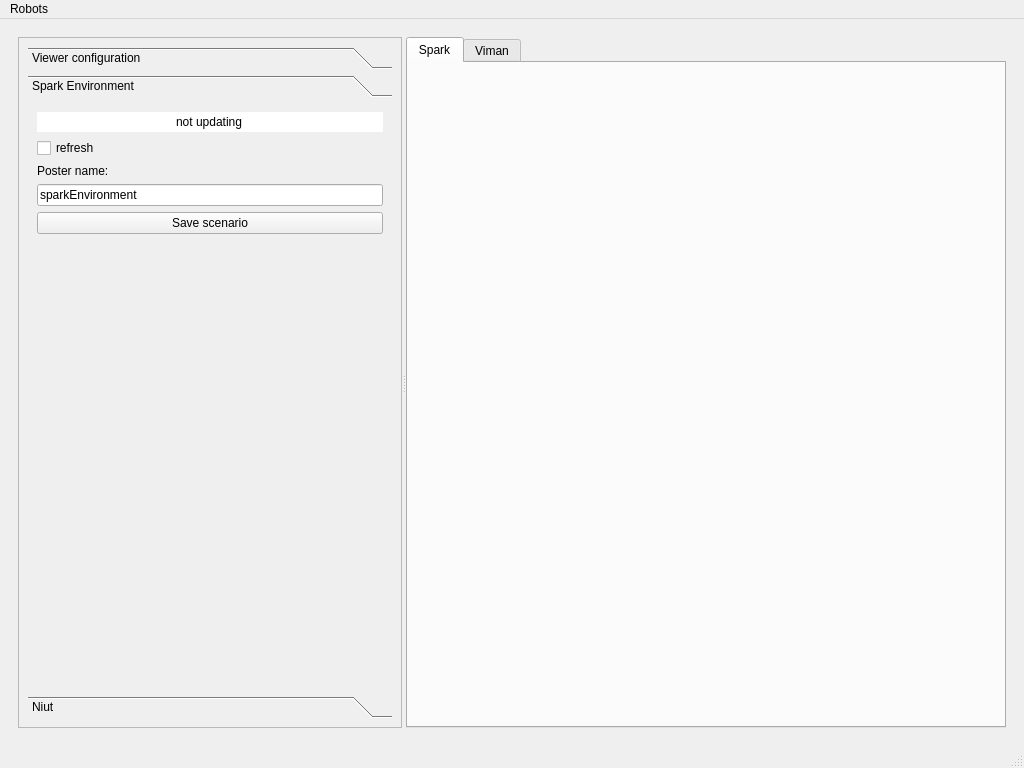
<?xml version="1.0" encoding="UTF-8"?>
<ui version="4.0">
 <class>MainWindowRemote</class>
 <widget class="QMainWindow" name="MainWindowRemote">
  <property name="geometry">
   <rect>
    <x>0</x>
    <y>0</y>
    <width>1024</width>
    <height>768</height>
   </rect>
  </property>
  <property name="sizePolicy">
   <sizepolicy hsizetype="Preferred" vsizetype="Preferred">
    <horstretch>0</horstretch>
    <verstretch>0</verstretch>
   </sizepolicy>
  </property>
  <property name="minimumSize">
   <size>
    <width>0</width>
    <height>0</height>
   </size>
  </property>
  <property name="windowTitle">
   <string>move3d-remote</string>
  </property>
  <widget class="QWidget" name="widget_2">
   <layout class="QHBoxLayout" name="horizontalLayout">
    <item>
     <widget class="QWidget" name="widget" native="true">
      <property name="sizePolicy">
       <sizepolicy hsizetype="Minimum" vsizetype="Preferred">
        <horstretch>0</horstretch>
        <verstretch>0</verstretch>
       </sizepolicy>
      </property>
      <property name="minimumSize">
       <size>
        <width>0</width>
        <height>0</height>
       </size>
      </property>
      <layout class="QHBoxLayout" name="horizontalLayout_2">
       <item>
        <widget class="QSplitter" name="splitter">
         <property name="orientation">
          <enum>Qt::Horizontal</enum>
         </property>
         <widget class="QScrollArea" name="scrollArea">
          <property name="sizePolicy">
           <sizepolicy hsizetype="Maximum" vsizetype="Expanding">
            <horstretch>0</horstretch>
            <verstretch>0</verstretch>
           </sizepolicy>
          </property>
          <property name="minimumSize">
           <size>
            <width>350</width>
            <height>0</height>
           </size>
          </property>
          <property name="maximumSize">
           <size>
            <width>600</width>
            <height>16777215</height>
           </size>
          </property>
          <property name="widgetResizable">
           <bool>true</bool>
          </property>
          <widget class="QWidget" name="scrollAreaWidgetContents">
           <property name="geometry">
            <rect>
             <x>0</x>
             <y>0</y>
             <width>380</width>
             <height>685</height>
            </rect>
           </property>
           <layout class="QVBoxLayout" name="verticalLayout">
            <item>
             <widget class="QToolBox" name="toolBox">
              <property name="sizePolicy">
               <sizepolicy hsizetype="Preferred" vsizetype="Preferred">
                <horstretch>0</horstretch>
                <verstretch>0</verstretch>
               </sizepolicy>
              </property>
              <property name="currentIndex">
               <number>1</number>
              </property>
              <widget class="QWidget" name="page_3">
               <property name="geometry">
                <rect>
                 <x>0</x>
                 <y>0</y>
                 <width>362</width>
                 <height>574</height>
                </rect>
               </property>
               <attribute name="label">
                <string>Viewer configuration</string>
               </attribute>
               <layout class="QHBoxLayout" name="horizontalLayout_6">
                <item>
                 <widget class="QScrollArea" name="scrollAreaViewer">
                  <property name="horizontalScrollBarPolicy">
                   <enum>Qt::ScrollBarAlwaysOff</enum>
                  </property>
                  <property name="widgetResizable">
                   <bool>true</bool>
                  </property>
                  <widget class="QWidget" name="scrollAreaWidgetContents_2">
                   <property name="geometry">
                    <rect>
                     <x>0</x>
                     <y>0</y>
                     <width>342</width>
                     <height>554</height>
                    </rect>
                   </property>
                   <layout class="QHBoxLayout" name="horizontalLayout_4">
                    <item>
                     <widget class="QWidget" name="widgetViewer" native="true">
                      <layout class="QVBoxLayout" name="verticalLayout_4">
                       <property name="margin">
                        <number>0</number>
                       </property>
                       <item>
                        <widget class="QGroupBox" name="threeDGroupBox">
                         <property name="title">
                          <string>3D Model</string>
                         </property>
                         <layout class="QGridLayout" name="gridLayout_13">
                          <item row="0" column="0">
                           <widget class="QCheckBox" name="checkBoxBB">
                            <property name="text">
                             <string>Bounding Boxes</string>
                            </property>
                           </widget>
                          </item>
                          <item row="1" column="0">
                           <widget class="QCheckBox" name="checkBoxGhosts">
                            <property name="text">
                             <string>Ghosts</string>
                            </property>
                           </widget>
                          </item>
                          <item row="0" column="1">
                           <widget class="QCheckBox" name="checkBoxJoints">
                            <property name="text">
                             <string>Joints</string>
                            </property>
                           </widget>
                          </item>
                          <item row="1" column="1">
                           <widget class="QCheckBox" name="checkBoxEnableLight">
                            <property name="text">
                             <string>Light Model</string>
                            </property>
                           </widget>
                          </item>
                         </layout>
                        </widget>
                       </item>
                       <item>
                        <widget class="QGroupBox" name="sceneGroupBox">
                         <property name="title">
                          <string>Scene</string>
                         </property>
                         <layout class="QGridLayout" name="gridLayout_11">
                          <item row="1" column="0">
                           <widget class="QCheckBox" name="checkBoxFloor">
                            <property name="text">
                             <string>Floor</string>
                            </property>
                           </widget>
                          </item>
                          <item row="4" column="0">
                           <widget class="QCheckBox" name="checkBoxTiles">
                            <property name="text">
                             <string>Tiles</string>
                            </property>
                           </widget>
                          </item>
                          <item row="4" column="1">
                           <widget class="QCheckBox" name="checkBoxShadows">
                            <property name="text">
                             <string>Shadow</string>
                            </property>
                           </widget>
                          </item>
                          <item row="6" column="1">
                           <widget class="QCheckBox" name="checkBoxAxis">
                            <property name="text">
                             <string>Axis</string>
                            </property>
                           </widget>
                          </item>
                          <item row="1" column="1">
                           <widget class="QCheckBox" name="checkBoxSmooth">
                            <property name="text">
                             <string>Smooth</string>
                            </property>
                           </widget>
                          </item>
                          <item row="5" column="1">
                           <widget class="QCheckBox" name="checkBoxFilaire">
                            <property name="text">
                             <string>Filaire</string>
                            </property>
                           </widget>
                          </item>
                          <item row="5" column="0">
                           <widget class="QCheckBox" name="checkBoxWalls">
                            <property name="text">
                             <string>Walls</string>
                            </property>
                           </widget>
                          </item>
                          <item row="6" column="0">
                           <widget class="QCheckBox" name="checkBoxContour">
                            <property name="text">
                             <string>Contours</string>
                            </property>
                           </widget>
                          </item>
                         </layout>
                        </widget>
                       </item>
                       <item>
                        <widget class="QGroupBox" name="lightGroupBox">
                         <property name="title">
                          <string>Light</string>
                         </property>
                         <layout class="QGridLayout" name="gridLayout_21">
                          <property name="leftMargin">
                           <number>0</number>
                          </property>
                          <item row="1" column="0">
                           <widget class="QWidget" name="widgetLightSliders" native="true">
                            <property name="sizePolicy">
                             <sizepolicy hsizetype="Preferred" vsizetype="Preferred">
                              <horstretch>0</horstretch>
                              <verstretch>0</verstretch>
                             </sizepolicy>
                            </property>
                            <layout class="QGridLayout" name="gridLayout_43">
                             <property name="leftMargin">
                              <number>0</number>
                             </property>
                             <property name="topMargin">
                              <number>0</number>
                             </property>
                             <property name="rightMargin">
                              <number>0</number>
                             </property>
                             <item row="0" column="0">
                              <widget class="QDoubleSpinBox" name="doubleSpinBoxLightX"/>
                             </item>
                             <item row="0" column="2">
                              <widget class="QSlider" name="horizontalSliderLightX">
                               <property name="maximum">
                                <number>1000</number>
                               </property>
                               <property name="orientation">
                                <enum>Qt::Horizontal</enum>
                               </property>
                              </widget>
                             </item>
                             <item row="1" column="0">
                              <widget class="QDoubleSpinBox" name="doubleSpinBoxLightY"/>
                             </item>
                             <item row="0" column="1">
                              <widget class="QLabel" name="label_X">
                               <property name="text">
                                <string>X</string>
                               </property>
                              </widget>
                             </item>
                             <item row="1" column="1">
                              <widget class="QLabel" name="label_Y">
                               <property name="text">
                                <string>Y</string>
                               </property>
                              </widget>
                             </item>
                             <item row="1" column="2">
                              <widget class="QSlider" name="horizontalSliderLightY">
                               <property name="maximum">
                                <number>1000</number>
                               </property>
                               <property name="orientation">
                                <enum>Qt::Horizontal</enum>
                               </property>
                              </widget>
                             </item>
                             <item row="2" column="0">
                              <widget class="QDoubleSpinBox" name="doubleSpinBoxLightZ"/>
                             </item>
                             <item row="2" column="1">
                              <widget class="QLabel" name="label_Z">
                               <property name="text">
                                <string>Z</string>
                               </property>
                              </widget>
                             </item>
                             <item row="2" column="2">
                              <widget class="QSlider" name="horizontalSliderLightZ">
                               <property name="maximum">
                                <number>1000</number>
                               </property>
                               <property name="orientation">
                                <enum>Qt::Horizontal</enum>
                               </property>
                              </widget>
                             </item>
                            </layout>
                           </widget>
                          </item>
                          <item row="0" column="0">
                           <widget class="QCheckBox" name="checkBoxDrawLightSource">
                            <property name="text">
                             <string>Draw Light Source</string>
                            </property>
                           </widget>
                          </item>
                         </layout>
                        </widget>
                       </item>
                       <item>
                        <widget class="QWidget" name="widgetLightButtons" native="true">
                         <layout class="QVBoxLayout" name="verticalLayout_22">
                          <item>
                           <widget class="QPushButton" name="pushButtonRestoreLight">
                            <property name="text">
                             <string>Restore Light</string>
                            </property>
                           </widget>
                          </item>
                         </layout>
                        </widget>
                       </item>
                       <item>
                        <widget class="QPushButton" name="pushButtonRestoreView">
                         <property name="sizePolicy">
                          <sizepolicy hsizetype="Minimum" vsizetype="Fixed">
                           <horstretch>0</horstretch>
                           <verstretch>0</verstretch>
                          </sizepolicy>
                         </property>
                         <property name="text">
                          <string>Restore View</string>
                         </property>
                        </widget>
                       </item>
                       <item>
                        <spacer name="verticalSpacer_4">
                         <property name="orientation">
                          <enum>Qt::Vertical</enum>
                         </property>
                         <property name="sizeHint" stdset="0">
                          <size>
                           <width>20</width>
                           <height>40</height>
                          </size>
                         </property>
                        </spacer>
                       </item>
                      </layout>
                     </widget>
                    </item>
                   </layout>
                  </widget>
                 </widget>
                </item>
               </layout>
              </widget>
              <widget class="QWidget" name="page">
               <property name="geometry">
                <rect>
                 <x>0</x>
                 <y>0</y>
                 <width>362</width>
                 <height>574</height>
                </rect>
               </property>
               <attribute name="label">
                <string>Spark Environment</string>
               </attribute>
               <layout class="QVBoxLayout" name="verticalLayout_2">
                <item>
                 <widget class="QLineEdit" name="sparkStatusLineEdit">
                  <property name="text">
                   <string>not updating</string>
                  </property>
                  <property name="frame">
                   <bool>false</bool>
                  </property>
                  <property name="alignment">
                   <set>Qt::AlignCenter</set>
                  </property>
                  <property name="readOnly">
                   <bool>true</bool>
                  </property>
                 </widget>
                </item>
                <item>
                 <widget class="QCheckBox" name="sparkCheckBox">
                  <property name="enabled">
                   <bool>true</bool>
                  </property>
                  <property name="sizePolicy">
                   <sizepolicy hsizetype="Preferred" vsizetype="Fixed">
                    <horstretch>0</horstretch>
                    <verstretch>0</verstretch>
                   </sizepolicy>
                  </property>
                  <property name="text">
                   <string>refresh</string>
                  </property>
                  <property name="checked">
                   <bool>false</bool>
                  </property>
                 </widget>
                </item>
                <item>
                 <widget class="QLabel" name="sparkPosterlabel">
                  <property name="text">
                   <string>Poster name:</string>
                  </property>
                 </widget>
                </item>
                <item>
                 <widget class="QLineEdit" name="sparkPosterLineEdit">
                  <property name="sizePolicy">
                   <sizepolicy hsizetype="Preferred" vsizetype="Fixed">
                    <horstretch>0</horstretch>
                    <verstretch>0</verstretch>
                   </sizepolicy>
                  </property>
                  <property name="text">
                   <string>sparkEnvironment</string>
                  </property>
                  <property name="frame">
                   <bool>true</bool>
                  </property>
                 </widget>
                </item>
                <item>
                 <widget class="QPushButton" name="sparkSaveSceBut">
                  <property name="text">
                   <string>Save scenario</string>
                  </property>
                 </widget>
                </item>
                <item>
                 <spacer name="sparkVerticalSpacer">
                  <property name="orientation">
                   <enum>Qt::Vertical</enum>
                  </property>
                  <property name="sizeHint" stdset="0">
                   <size>
                    <width>20</width>
                    <height>40</height>
                   </size>
                  </property>
                 </spacer>
                </item>
               </layout>
              </widget>
              <widget class="QWidget" name="page_2">
               <property name="geometry">
                <rect>
                 <x>0</x>
                 <y>0</y>
                 <width>362</width>
                 <height>574</height>
                </rect>
               </property>
               <attribute name="label">
                <string>Niut</string>
               </attribute>
               <layout class="QVBoxLayout" name="verticalLayout_3">
                <item>
                 <widget class="QPushButton" name="pushButton">
                  <property name="text">
                   <string>PushButton</string>
                  </property>
                 </widget>
                </item>
               </layout>
              </widget>
             </widget>
            </item>
           </layout>
          </widget>
         </widget>
         <widget class="QWidget" name="widget_3" native="true">
          <property name="sizePolicy">
           <sizepolicy hsizetype="Expanding" vsizetype="Preferred">
            <horstretch>0</horstretch>
            <verstretch>0</verstretch>
           </sizepolicy>
          </property>
          <property name="minimumSize">
           <size>
            <width>600</width>
            <height>0</height>
           </size>
          </property>
          <layout class="QHBoxLayout" name="horizontalLayout_3">
           <item>
            <widget class="QTabWidget" name="tabWidget">
             <property name="currentIndex">
              <number>0</number>
             </property>
             <widget class="QWidget" name="tab">
              <attribute name="title">
               <string>Spark</string>
              </attribute>
              <layout class="QHBoxLayout" name="horizontalLayout_5">
               <item>
                <widget class="GLWidget" name="OpenGL" native="true">
                 <property name="sizePolicy">
                  <sizepolicy hsizetype="Preferred" vsizetype="Preferred">
                   <horstretch>0</horstretch>
                   <verstretch>0</verstretch>
                  </sizepolicy>
                 </property>
                 <property name="minimumSize">
                  <size>
                   <width>0</width>
                   <height>0</height>
                  </size>
                 </property>
                </widget>
               </item>
              </layout>
             </widget>
             <widget class="QWidget" name="tab_2">
              <attribute name="title">
               <string>Viman</string>
              </attribute>
              <layout class="QVBoxLayout" name="verticalLayout_5">
               <item>
                <widget class="QLabel" name="label">
                 <property name="sizePolicy">
                  <sizepolicy hsizetype="Preferred" vsizetype="Fixed">
                   <horstretch>0</horstretch>
                   <verstretch>0</verstretch>
                  </sizepolicy>
                 </property>
                 <property name="text">
                  <string>Image Left</string>
                 </property>
                </widget>
               </item>
               <item>
                <widget class="QWidget" name="widget_4" native="true">
                 <layout class="QVBoxLayout" name="verticalLayout_6">
                  <item>
                   <widget class="QLabel" name="labelImageLeft">
                    <property name="text">
                     <string>Image Left Display</string>
                    </property>
                    <property name="alignment">
                     <set>Qt::AlignCenter</set>
                    </property>
                   </widget>
                  </item>
                 </layout>
                </widget>
               </item>
               <item>
                <widget class="QLabel" name="label_3">
                 <property name="sizePolicy">
                  <sizepolicy hsizetype="Preferred" vsizetype="Fixed">
                   <horstretch>0</horstretch>
                   <verstretch>0</verstretch>
                  </sizepolicy>
                 </property>
                 <property name="text">
                  <string>Image Right</string>
                 </property>
                </widget>
               </item>
               <item>
                <widget class="QWidget" name="widget_5" native="true">
                 <layout class="QHBoxLayout" name="horizontalLayout_7">
                  <item>
                   <widget class="QLabel" name="labelImageRight">
                    <property name="text">
                     <string>Image Right Display Display</string>
                    </property>
                    <property name="alignment">
                     <set>Qt::AlignCenter</set>
                    </property>
                   </widget>
                  </item>
                 </layout>
                </widget>
               </item>
              </layout>
             </widget>
            </widget>
           </item>
          </layout>
         </widget>
        </widget>
       </item>
      </layout>
     </widget>
    </item>
   </layout>
  </widget>
  <widget class="QMenuBar" name="menubar">
   <property name="geometry">
    <rect>
     <x>0</x>
     <y>0</y>
     <width>1024</width>
     <height>23</height>
    </rect>
   </property>
   <widget class="QMenu" name="menuRobot">
    <property name="title">
     <string>Robots</string>
    </property>
   </widget>
   <addaction name="menuRobot"/>
  </widget>
  <widget class="QStatusBar" name="statusbar"/>
  <action name="actionRobots">
   <property name="text">
    <string>Robots</string>
   </property>
  </action>
 </widget>
 <customwidgets>
  <customwidget>
   <class>GLWidget</class>
   <extends>QWidget</extends>
   <header>qtOpenGL/glwidget.hpp</header>
   <container>1</container>
  </customwidget>
 </customwidgets>
 <resources/>
 <connections/>
</ui>
